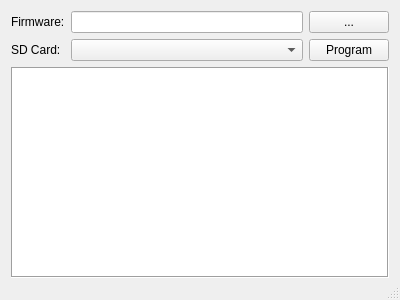
<?xml version="1.0" encoding="UTF-8"?>
<ui version="4.0">
 <class>MainWindow</class>
 <widget class="QMainWindow" name="MainWindow">
  <property name="geometry">
   <rect>
    <x>0</x>
    <y>0</y>
    <width>400</width>
    <height>300</height>
   </rect>
  </property>
  <property name="windowTitle">
   <string>s3c6410 utility</string>
  </property>
  <property name="windowIcon">
   <iconset resource="resource.qrc">
    <normaloff>:/image/ico/MainWin.ico</normaloff>:/image/ico/MainWin.ico</iconset>
  </property>
  <widget class="QWidget" name="centralWidget">
   <layout class="QGridLayout" name="gridLayout">
    <property name="bottomMargin">
     <number>0</number>
    </property>
    <item row="0" column="2">
     <widget class="QPushButton" name="open_file_push_button">
      <property name="text">
       <string>...</string>
      </property>
     </widget>
    </item>
    <item row="0" column="1">
     <widget class="QLineEdit" name="firmware_file_path_line_edit"/>
    </item>
    <item row="1" column="0">
     <widget class="QLabel" name="label_2">
      <property name="text">
       <string>SD Card:</string>
      </property>
     </widget>
    </item>
    <item row="1" column="2">
     <widget class="QPushButton" name="program_push_button">
      <property name="text">
       <string>Program</string>
      </property>
     </widget>
    </item>
    <item row="1" column="1">
     <widget class="QComboBox" name="sd_card_physical_path_combo_box">
      <property name="editable">
       <bool>false</bool>
      </property>
     </widget>
    </item>
    <item row="0" column="0">
     <widget class="QLabel" name="label">
      <property name="text">
       <string>Firmware:</string>
      </property>
     </widget>
    </item>
    <item row="2" column="0" colspan="3">
     <widget class="QTextEdit" name="log_output_text_edit">
      <property name="font">
       <font>
        <family>Consolas</family>
       </font>
      </property>
      <property name="styleSheet">
       <string notr="true"/>
      </property>
      <property name="frameShape">
       <enum>QFrame::Box</enum>
      </property>
      <property name="readOnly">
       <bool>true</bool>
      </property>
     </widget>
    </item>
   </layout>
  </widget>
  <widget class="QStatusBar" name="statusBar"/>
 </widget>
 <layoutdefault spacing="6" margin="11"/>
 <resources>
  <include location="resource.qrc"/>
 </resources>
 <connections/>
</ui>
